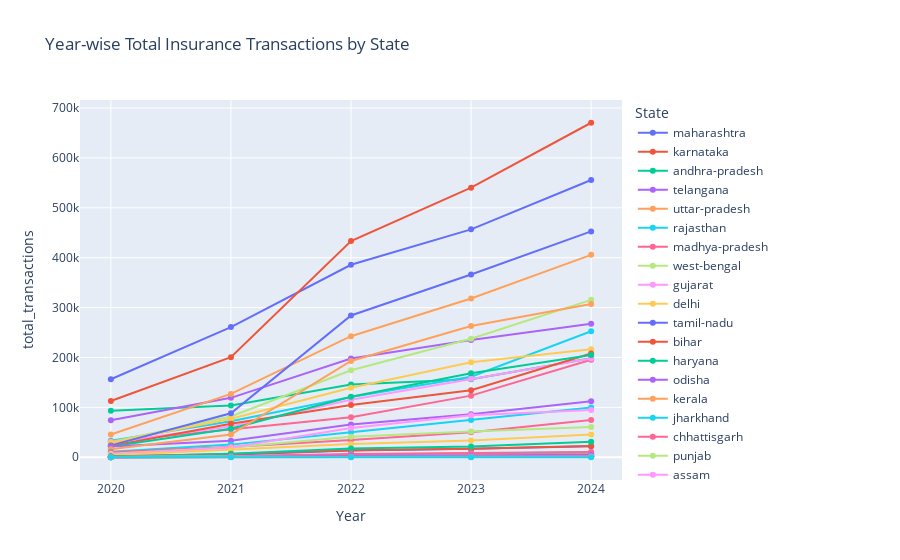

Notebook cell for this chart:
### Markdown cell above
Insurance Penetration and Growth Potential (Analyze insurance transaction trends across states)

### Code cell
query = """
SELECT 
  "State",
  "Year",
  SUM("Transaction_count") AS total_transactions,
  SUM("Transaction_amount") AS total_amount
FROM agg_insurance_data
GROUP BY "State", "Year"
ORDER BY "Year", total_transactions DESC;
"""

df = pd.read_sql_query(query, con=engine)

fig=px.line(
    df,
    x="Year",y="total_transactions",color="State",
    title="Year-wise Total Insurance Transactions by State",
    markers=True
)
fig.show()

### Figure 1 — Plotly figure (JSON) as saved in the notebook; plotly's stock layout.template omitted (floating-point values rounded to 4 significant figures)
{"data": [{"hovertemplate": "State=maharashtra<br>Year=%{x}<br>total_transactions=%{y}<extra></extra>", "legendgroup": "maharashtra", "line": {"color": "#636efa", "dash": "solid"}, "marker": {"symbol": "circle"}, "mode": "lines+markers", "name": "maharashtra", "orientation": "v", "showlegend": true, "type": "scatter", "x": ["2020", "2021", "2022", "2023", "2024"], "xaxis": "x", "y": [156300.0, 260900.0, 385800.0, 456800.0, 555800.0], "yaxis": "y"}, {"hovertemplate": "State=karnataka<br>Year=%{x}<br>total_transactions=%{y}<extra></extra>", "legendgroup": "karnataka", "line": {"color": "#EF553B", "dash": "solid"}, "marker": {"symbol": "circle"}, "mode": "lines+markers", "name": "karnataka", "orientation": "v", "showlegend": true, "type": "scatter", "x": ["2020", "2021", "2022", "2023", "2024"], "xaxis": "x", "y": [112800.0, 200500.0, 433300.0, 540400.0, 670500.0], "yaxis": "y"}, {"hovertemplate": "State=andhra-pradesh<br>Year=%{x}<br>total_transactions=%{y}<extra></extra>", "legendgroup": "andhra-pradesh", "line": {"color": "#00cc96", "dash": "solid"}, "marker": {"symbol": "circle"}, "mode": "lines+markers", "name": "andhra-pradesh", "orientation": "v", "showlegend": true, "type": "scatter", "x": ["2020", "2021", "2022", "2023", "2024"], "xaxis": "x", "y": [93380.0, 103800.0, 145800.0, 156200.0, 198600.0], "yaxis": "y"}, {"hovertemplate": "State=telangana<br>Year=%{x}<br>total_transactions=%{y}<extra></extra>", "legendgroup": "telangana", "line": {"color": "#ab63fa", "dash": "solid"}, "marker": {"symbol": "circle"}, "mode": "lines+markers", "name": "telangana", "orientation": "v", "showlegend": true, "type": "scatter", "x": ["2020", "2021", "2022", "2023", "2024"], "xaxis": "x", "y": [74360.0, 119100.0, 198000.0, 235100.0, 267700.0], "yaxis": "y"}, {"hovertemplate": "State=uttar-pradesh<br>Year=%{x}<br>total_transactions=%{y}<extra></extra>", "legendgroup": "uttar-pradesh", "line": {"color": "#FFA15A", "dash": "solid"}, "marker": {"symbol": "circle"}, "mode": "lines+markers", "name": "uttar-pradesh", "orientation": "v", "showlegend": true, "type": "scatter", "x": ["2020", "2021", "2022", "2023", "2024"], "xaxis": "x", "y": [45480.0, 127000.0, 242700.0, 318300.0, 405700.0], "yaxis": "y"}, {"hovertemplate": "State=rajasthan<br>Year=%{x}<br>total_transactions=%{y}<extra></extra>", "legendgroup": "rajasthan", "line": {"color": "#19d3f3", "dash": "solid"}, "marker": {"symbol": "circle"}, "mode": "lines+markers", "name": "rajasthan", "orientation": "v", "showlegend": true, "type": "scatter", "x": ["2020", "2021", "2022", "2023", "2024"], "xaxis": "x", "y": [33120.0, 72100.0, 120800.0, 161300.0, 252400.0], "yaxis": "y"}, {"hovertemplate": "State=madhya-pradesh<br>Year=%{x}<br>total_transactions=%{y}<extra></extra>", "legendgroup": "madhya-pradesh", "line": {"color": "#FF6692", "dash": "solid"}, "marker": {"symbol": "circle"}, "mode": "lines+markers", "name": "madhya-pradesh", "orientation": "v", "showlegend": true, "type": "scatter", "x": ["2020", "2021", "2022", "2023", "2024"], "xaxis": "x", "y": [31410.0, 56290.0, 80390.0, 123500.0, 195600.0], "yaxis": "y"}, {"hovertemplate": "State=west-bengal<br>Year=%{x}<br>total_transactions=%{y}<extra></extra>", "legendgroup": "west-bengal", "line": {"color": "#B6E880", "dash": "solid"}, "marker": {"symbol": "circle"}, "mode": "lines+markers", "name": "west-bengal", "orientation": "v", "showlegend": true, "type": "scatter", "x": ["2020", "2021", "2022", "2023", "2024"], "xaxis": "x", "y": [30450.0, 81850.0, 174500.0, 237500.0, 315500.0], "yaxis": "y"}, {"hovertemplate": "State=gujarat<br>Year=%{x}<br>total_transactions=%{y}<extra></extra>", "legendgroup": "gujarat", "line": {"color": "#FF97FF", "dash": "solid"}, "marker": {"symbol": "circle"}, "mode": "lines+markers", "name": "gujarat", "orientation": "v", "showlegend": true, "type": "scatter", "x": ["2020", "2021", "2022", "2023", "2024"], "xaxis": "x", "y": [30210.0, 61840.0, 115300.0, 157300.0, 198000.0], "yaxis": "y"}, {"hovertemplate": "State=delhi<br>Year=%{x}<br>total_transactions=%{y}<extra></extra>", "legendgroup": "delhi", "line": {"color": "#FECB52", "dash": "solid"}, "marker": {"symbol": "circle"}, "mode": "lines+markers", "name": "delhi", "orientation": "v", "showlegend": true, "type": "scatter", "x": ["2020", "2021", "2022", "2023", "2024"], "xaxis": "x", "y": [29030.0, 77040.0, 139500.0, 190600.0, 216400.0], "yaxis": "y"}, {"hovertemplate": "State=tamil-nadu<br>Year=%{x}<br>total_transactions=%{y}<extra></extra>", "legendgroup": "tamil-nadu", "line": {"color": "#636efa", "dash": "solid"}, "marker": {"symbol": "circle"}, "mode": "lines+markers", "name": "tamil-nadu", "orientation": "v", "showlegend": true, "type": "scatter", "x": ["2020", "2021", "2022", "2023", "2024"], "xaxis": "x", "y": [23790.0, 88230.0, 284200.0, 366300.0, 452700.0], "yaxis": "y"}, {"hovertemplate": "State=bihar<br>Year=%{x}<br>total_transactions=%{y}<extra></extra>", "legendgroup": "bihar", "line": {"color": "#EF553B", "dash": "solid"}, "marker": {"symbol": "circle"}, "mode": "lines+markers", "name": "bihar", "orientation": "v", "showlegend": true, "type": "scatter", "x": ["2020", "2021", "2022", "2023", "2024"], "xaxis": "x", "y": [22460.0, 67340.0, 104600.0, 134100.0, 208100.0], "yaxis": "y"}, {"hovertemplate": "State=haryana<br>Year=%{x}<br>total_transactions=%{y}<extra></extra>", "legendgroup": "haryana", "line": {"color": "#00cc96", "dash": "solid"}, "marker": {"symbol": "circle"}, "mode": "lines+markers", "name": "haryana", "orientation": "v", "showlegend": true, "type": "scatter", "x": ["2020", "2021", "2022", "2023", "2024"], "xaxis": "x", "y": [21740.0, 57210.0, 121500.0, 168300.0, 205000.0], "yaxis": "y"}, {"hovertemplate": "State=odisha<br>Year=%{x}<br>total_transactions=%{y}<extra></extra>", "legendgroup": "odisha", "line": {"color": "#ab63fa", "dash": "solid"}, "marker": {"symbol": "circle"}, "mode": "lines+markers", "name": "odisha", "orientation": "v", "showlegend": true, "type": "scatter", "x": ["2020", "2021", "2022", "2023", "2024"], "xaxis": "x", "y": [21460.0, 33240.0, 65430.0, 86390.0, 112200.0], "yaxis": "y"}, {"hovertemplate": "State=kerala<br>Year=%{x}<br>total_transactions=%{y}<extra></extra>", "legendgroup": "kerala", "line": {"color": "#FFA15A", "dash": "solid"}, "marker": {"symbol": "circle"}, "mode": "lines+markers", "name": "kerala", "orientation": "v", "showlegend": true, "type": "scatter", "x": ["2020", "2021", "2022", "2023", "2024"], "xaxis": "x", "y": [15880.0, 45390.0, 192900.0, 263000.0, 307000.0], "yaxis": "y"}, {"hovertemplate": "State=jharkhand<br>Year=%{x}<br>total_transactions=%{y}<extra></extra>", "legendgroup": "jharkhand", "line": {"color": "#19d3f3", "dash": "solid"}, "marker": {"symbol": "circle"}, "mode": "lines+markers", "name": "jharkhand", "orientation": "v", "showlegend": true, "type": "scatter", "x": ["2020", "2021", "2022", "2023", "2024"], "xaxis": "x", "y": [11090.0, 25320.0, 50020.0, 74650.0, 99760.0], "yaxis": "y"}, {"hovertemplate": "State=chhattisgarh<br>Year=%{x}<br>total_transactions=%{y}<extra></extra>", "legendgroup": "chhattisgarh", "line": {"color": "#FF6692", "dash": "solid"}, "marker": {"symbol": "circle"}, "mode": "lines+markers", "name": "chhattisgarh", "orientation": "v", "showlegend": true, "type": "scatter", "x": ["2020", "2021", "2022", "2023", "2024"], "xaxis": "x", "y": [9805.0, 20470.0, 34460.0, 50200.0, 74580.0], "yaxis": "y"}, {"hovertemplate": "State=punjab<br>Year=%{x}<br>total_transactions=%{y}<extra></extra>", "legendgroup": "punjab", "line": {"color": "#B6E880", "dash": "solid"}, "marker": {"symbol": "circle"}, "mode": "lines+markers", "name": "punjab", "orientation": "v", "showlegend": true, "type": "scatter", "x": ["2020", "2021", "2022", "2023", "2024"], "xaxis": "x", "y": [6975.0, 19360.0, 41210.0, 51830.0, 60650.0], "yaxis": "y"}, {"hovertemplate": "State=assam<br>Year=%{x}<br>total_transactions=%{y}<extra></extra>", "legendgroup": "assam", "line": {"color": "#FF97FF", "dash": "solid"}, "marker": {"symbol": "circle"}, "mode": "lines+markers", "name": "assam", "orientation": "v", "showlegend": true, "type": "scatter", "x": ["2020", "2021", "2022", "2023", "2024"], "xaxis": "x", "y": [5597.0, 19550.0, 58430.0, 84340.0, 94900.0], "yaxis": "y"}, {"hovertemplate": "State=uttarakhand<br>Year=%{x}<br>total_transactions=%{y}<extra></extra>", "legendgroup": "uttarakhand", "line": {"color": "#FECB52", "dash": "solid"}, "marker": {"symbol": "circle"}, "mode": "lines+markers", "name": "uttarakhand", "orientation": "v", "showlegend": true, "type": "scatter", "x": ["2020", "2021", "2022", "2023", "2024"], "xaxis": "x", "y": [3819.0, 14990.0, 26650.0, 33500.0, 45420.0], "yaxis": "y"}, {"hovertemplate": "State=goa<br>Year=%{x}<br>total_transactions=%{y}<extra></extra>", "legendgroup": "goa", "line": {"color": "#636efa", "dash": "solid"}, "marker": {"symbol": "circle"}, "mode": "lines+markers", "name": "goa", "orientation": "v", "showlegend": true, "type": "scatter", "x": ["2020", "2021", "2022", "2023", "2024"], "xaxis": "x", "y": [1638.0, 5196.0, 13700.0, 17070.0, 22260.0], "yaxis": "y"}, {"hovertemplate": "State=himachal-pradesh<br>Year=%{x}<br>total_transactions=%{y}<extra></extra>", "legendgroup": "himachal-pradesh", "line": {"color": "#EF553B", "dash": "solid"}, "marker": {"symbol": "circle"}, "mode": "lines+markers", "name": "himachal-pradesh", "orientation": "v", "showlegend": true, "type": "scatter", "x": ["2020", "2021", "2022", "2023", "2024"], "xaxis": "x", "y": [1633.0, 6507.0, 13800.0, 17250.0, 22590.0], "yaxis": "y"}, {"hovertemplate": "State=jammu-&-kashmir<br>Year=%{x}<br>total_transactions=%{y}<extra></extra>", "legendgroup": "jammu-&-kashmir", "line": {"color": "#00cc96", "dash": "solid"}, "marker": {"symbol": "circle"}, "mode": "lines+markers", "name": "jammu-&-kashmir", "orientation": "v", "showlegend": true, "type": "scatter", "x": ["2020", "2021", "2022", "2023", "2024"], "xaxis": "x", "y": [1294.0, 6867.0, 17480.0, 21530.0, 31200.0], "yaxis": "y"}, {"hovertemplate": "State=dadra-&-nagar-haveli-&-daman-&-diu<br>Year=%{x}<br>total_transactions=%{y}<extra></extra>", "legendgroup": "dadra-&-nagar-haveli-&-daman-&-diu", "line": {"color": "#ab63fa", "dash": "solid"}, "marker": {"symbol": "circle"}, "mode": "lines+markers", "name": "dadra-&-nagar-haveli-&-daman-&-diu", "orientation": "v", "showlegend": true, "type": "scatter", "x": ["2020", "2021", "2022", "2023", "2024"], "xaxis": "x", "y": [1140.0, 1616.0, 2509.0, 3669.0, 4858.0], "yaxis": "y"}, {"hovertemplate": "State=chandigarh<br>Year=%{x}<br>total_transactions=%{y}<extra></extra>", "legendgroup": "chandigarh", "line": {"color": "#FFA15A", "dash": "solid"}, "marker": {"symbol": "circle"}, "mode": "lines+markers", "name": "chandigarh", "orientation": "v", "showlegend": true, "type": "scatter", "x": ["2020", "2021", "2022", "2023", "2024"], "xaxis": "x", "y": [613.0, 1920.0, 5058.0, 6874.0, 7614.0], "yaxis": "y"}, {"hovertemplate": "State=tripura<br>Year=%{x}<br>total_transactions=%{y}<extra></extra>", "legendgroup": "tripura", "line": {"color": "#19d3f3", "dash": "solid"}, "marker": {"symbol": "circle"}, "mode": "lines+markers", "name": "tripura", "orientation": "v", "showlegend": true, "type": "scatter", "x": ["2020", "2021", "2022", "2023", "2024"], "xaxis": "x", "y": [581.0, 1937.0, 5026.0, 7513.0, 10140.0], "yaxis": "y"}, {"hovertemplate": "State=puducherry<br>Year=%{x}<br>total_transactions=%{y}<extra></extra>", "legendgroup": "puducherry", "line": {"color": "#FF6692", "dash": "solid"}, "marker": {"symbol": "circle"}, "mode": "lines+markers", "name": "puducherry", "orientation": "v", "showlegend": true, "type": "scatter", "x": ["2020", "2021", "2022", "2023", "2024"], "xaxis": "x", "y": [537.0, 2245.0, 6271.0, 8443.0, 10440.0], "yaxis": "y"}, {"hovertemplate": "State=arunachal-pradesh<br>Year=%{x}<br>total_transactions=%{y}<extra></extra>", "legendgroup": "arunachal-pradesh", "line": {"color": "#B6E880", "dash": "solid"}, "marker": {"symbol": "circle"}, "mode": "lines+markers", "name": "arunachal-pradesh", "orientation": "v", "showlegend": true, "type": "scatter", "x": ["2020", "2021", "2022", "2023", "2024"], "xaxis": "x", "y": [325.0, 930.0, 2042.0, 2829.0, 4088.0], "yaxis": "y"}, {"hovertemplate": "State=manipur<br>Year=%{x}<br>total_transactions=%{y}<extra></extra>", "legendgroup": "manipur", "line": {"color": "#FF97FF", "dash": "solid"}, "marker": {"symbol": "circle"}, "mode": "lines+markers", "name": "manipur", "orientation": "v", "showlegend": true, "type": "scatter", "x": ["2020", "2021", "2022", "2023", "2024"], "xaxis": "x", "y": [279.0, 519.0, 866.0, 646.0, 1421.0], "yaxis": "y"}, {"hovertemplate": "State=meghalaya<br>Year=%{x}<br>total_transactions=%{y}<extra></extra>", "legendgroup": "meghalaya", "line": {"color": "#FECB52", "dash": "solid"}, "marker": {"symbol": "circle"}, "mode": "lines+markers", "name": "meghalaya", "orientation": "v", "showlegend": true, "type": "scatter", "x": ["2020", "2021", "2022", "2023", "2024"], "xaxis": "x", "y": [245.0, 648.0, 1943.0, 2907.0, 4718.0], "yaxis": "y"}, {"hovertemplate": "State=nagaland<br>Year=%{x}<br>total_transactions=%{y}<extra></extra>", "legendgroup": "nagaland", "line": {"color": "#636efa", "dash": "solid"}, "marker": {"symbol": "circle"}, "mode": "lines+markers", "name": "nagaland", "orientation": "v", "showlegend": true, "type": "scatter", "x": ["2020", "2021", "2022", "2023", "2024"], "xaxis": "x", "y": [192.0, 438.0, 1005.0, 1188.0, 1922.0], "yaxis": "y"}, {"hovertemplate": "State=mizoram<br>Year=%{x}<br>total_transactions=%{y}<extra></extra>", "legendgroup": "mizoram", "line": {"color": "#EF553B", "dash": "solid"}, "marker": {"symbol": "circle"}, "mode": "lines+markers", "name": "mizoram", "orientation": "v", "showlegend": true, "type": "scatter", "x": ["2020", "2021", "2022", "2023", "2024"], "xaxis": "x", "y": [186.0, 783.0, 821.0, 768.0, 1166.0], "yaxis": "y"}, {"hovertemplate": "State=sikkim<br>Year=%{x}<br>total_transactions=%{y}<extra></extra>", "legendgroup": "sikkim", "line": {"color": "#00cc96", "dash": "solid"}, "marker": {"symbol": "circle"}, "mode": "lines+markers", "name": "sikkim", "orientation": "v", "showlegend": true, "type": "scatter", "x": ["2020", "2021", "2022", "2023", "2024"], "xaxis": "x", "y": [182.0, 516.0, 948.0, 1105.0, 2145.0], "yaxis": "y"}, {"hovertemplate": "State=andaman-&-nicobar-islands<br>Year=%{x}<br>total_transactions=%{y}<extra></extra>", "legendgroup": "andaman-&-nicobar-islands", "line": {"color": "#ab63fa", "dash": "solid"}, "marker": {"symbol": "circle"}, "mode": "lines+markers", "name": "andaman-&-nicobar-islands", "orientation": "v", "showlegend": true, "type": "scatter", "x": ["2020", "2021", "2022", "2023", "2024"], "xaxis": "x", "y": [171.0, 1349.0, 2813.0, 3712.0, 4952.0], "yaxis": "y"}, {"hovertemplate": "State=ladakh<br>Year=%{x}<br>total_transactions=%{y}<extra></extra>", "legendgroup": "ladakh", "line": {"color": "#FFA15A", "dash": "solid"}, "marker": {"symbol": "circle"}, "mode": "lines+markers", "name": "ladakh", "orientation": "v", "showlegend": true, "type": "scatter", "x": ["2020", "2021", "2022", "2023", "2024"], "xaxis": "x", "y": [74.0, 346.0, 487.0, 850.0, 1581.0], "yaxis": "y"}, {"hovertemplate": "State=lakshadweep<br>Year=%{x}<br>total_transactions=%{y}<extra></extra>", "legendgroup": "lakshadweep", "line": {"color": "#19d3f3", "dash": "solid"}, "marker": {"symbol": "circle"}, "mode": "lines+markers", "name": "lakshadweep", "orientation": "v", "showlegend": true, "type": "scatter", "x": ["2020", "2021", "2022", "2023", "2024"], "xaxis": "x", "y": [4.0, 39.0, 98.0, 106.0, 249.0], "yaxis": "y"}], "layout": {"legend": {"title": {"text": "State"}, "tracegroupgap": 0}, "title": {"text": "Year-wise Total Insurance Transactions by State"}, "xaxis": {"anchor": "y", "domain": [0, 1], "title": {"text": "Year"}}, "yaxis": {"anchor": "x", "domain": [0, 1], "title": {"text": "total_transactions"}}}}
